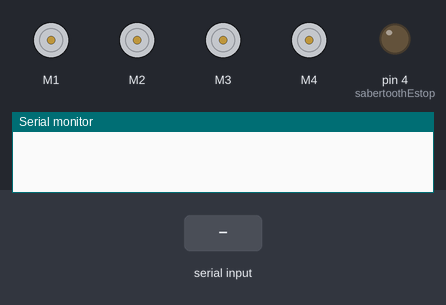
A sketch run on a simulated Arduino Uno, built with avr-gcc and run on an emulated ATmega328P. Parts: 4 × DC motor (green arrow = forward, orange = backward, longer = faster), output pins drawn as LEDs (lit = HIGH), the last lines printed to the serial monitor. The test bench sets the inputs (shaded band).

Above: at 7.2 s.
7.3 s: "90,45,200\n" received over Serial
At 7.43 s:
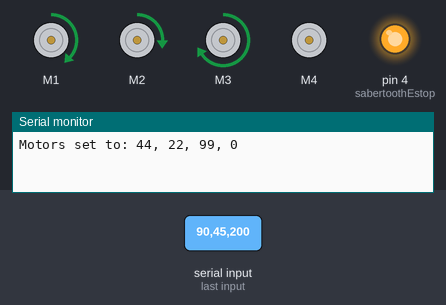
9.0 s: "30,150,10\n" received over Serial
At 9.14 s:
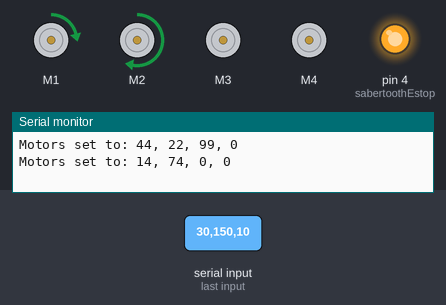
10.7 s: "90,45\n" received over Serial
At 10.84 s:
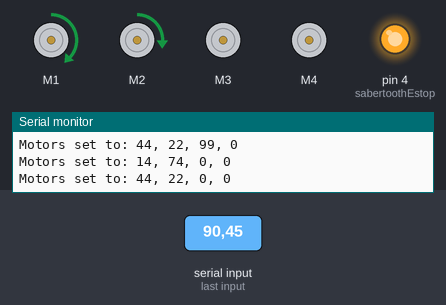
12.4 s: "5\n" received over Serial
At 12.53 s:
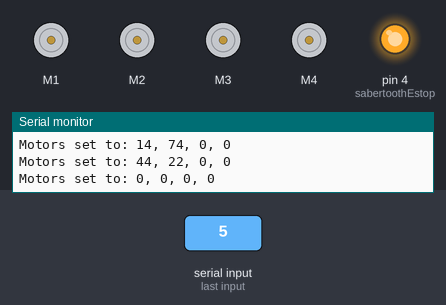
14.1 s: "90\n" received over Serial
At 14.22 s:
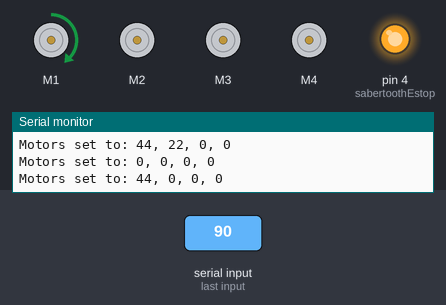
15.8 s: "200\n" received over Serial
At 15.93 s:
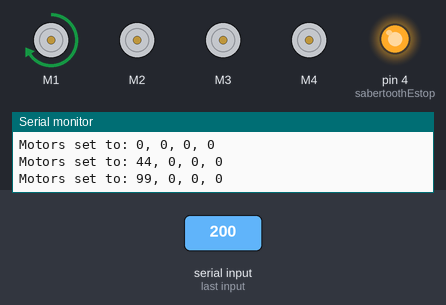
Timing chart, 0 to 18.5 s (numbered marks = the images above; inputs shaded):
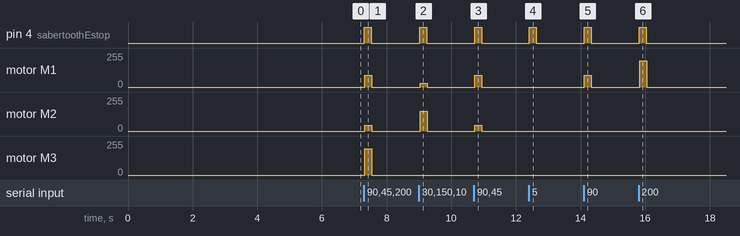

The sketch:

Mecannum.ino
```cpp
// Project: Mecannum Robot Control
//
// How to use:
// Send a line like 50 50 -50 -50 or 127,127,127,127 via the Serial Monitor.
// Each value sets the speed for one motor. Adjust the mapping if your wiring is different.
//
// This code uses a Sabertooth motor controller to control four motors.
// The first two motors are controlled by one Sabertooth (address 128) and the
// second two motors by another Sabertooth (address 129).

// Libraries for the motor controllers
#include <SoftwareSerial.h>
#include <Sabertooth.h>

// *********************
// Define hardware pins
// *********************
#define sabertoothEstop 4 // This is connected to S2 on the motor controllers.
                          // When this pin is pulled low the motors will stop.


// Declaration of the software serial UART and motor controller objects
SoftwareSerial SWSerial(NOT_A_PIN, 3); // RX on pin 2 (unused), TX on pin 3 (to S1).
Sabertooth frontSaber(128, SWSerial); // Address 128, front motors, 1 = right, 2 = left
Sabertooth rearSaber(129, SWSerial); // Address 130, rear motors, 1 = right, 2 = left


//******************************************************************************
// Sets up our serial com, hardware pins, SPI bus for ethernet shield and motor controller.
// RETURNS: Nothing
//******************************************************************************
void setup()
{
  delay(2000);           // Short delay to allow the motor controllers
                         // to power up before we attempt to send it commands.
                         // If you try to talk to them before the finish booting
                         // they can lock up and be unresponsive

  Serial.begin(9600);    // Serial for the debug output
  SWSerial.begin(9600);  // Serial for the motor controllers

  frontSaber.autobaud(); // Allows the motor controllers to detect the baud rate
  rearSaber.autobaud();  // we're using and adjust appropriately

  // Initialize GPIO inputs and outputs
  pinMode(sabertoothEstop, OUTPUT);

  stopAllMotors();		// Make sure all motors are stopped for safety
}


//******************************************************************************
// Sets the speed of all motor controllers to zero and sets all ESTOPs
// RETURNS: NONE
//******************************************************************************
void stopAllMotors()
{
  digitalWrite(sabertoothEstop, LOW);

  frontSaber.motor(1, 0);
  frontSaber.motor(2, 0);
  rearSaber.motor(1, 0);
  rearSaber.motor(2, 0);
}

//******************************************************************************
// This loop reads commands sent from the Jetson Nano via serial usb connection
//
//******************************************************************************
void loop() {
  static String inputString = "";
  static unsigned long lastCmdTime = 0;
  const unsigned long timeout = 200; // ms to wait before stopping motors

  // --- Handle incoming motor commands ---
  while (Serial.available()) {
    char inChar = (char)Serial.read();
    if (inChar == '\n' || inChar == '\r') {
      int m[4] = {0, 0, 0, 0};
      int count = 0;
      char *token;
      char buf[64];
      inputString.toCharArray(buf, sizeof(buf));
      token = strtok(buf, " ,");
      while (token != NULL && count < 4) {
        m[count++] = atoi(token);
        token = strtok(NULL, " ,");
      }

      // Map to Sabertooth range & Cleans up our output data
      for (int i = 0; i < 4; i++) {
        m[i] = map(m[i], -255, 255, -127, 127); // Map to Sabertooth range
        m[i] = boundAndDeadband(m[i]); // Apply deadband and bounds
      }

      // Raises the ESTOP lines before commanding the motors
      digitalWrite(sabertoothEstop, HIGH); // Enable motors
      // Write to motors: [M1, M2, M3, M4]
      // Example: frontSaber.motor(1, m[0]); // etc.
      frontSaber.motor(1, m[0]); // Front Right
      frontSaber.motor(2, m[1]); // Front Left
      rearSaber.motor(1, m[2]);  // Rear Right
      rearSaber.motor(2, m[3]);  // Rear Left
      Serial.print("Motors set to: ");
      Serial.print(m[0]); Serial.print(", ");
      Serial.print(m[1]); Serial.print(", ");
      Serial.print(m[2]); Serial.print(", ");
      Serial.println(m[3]);
      lastCmdTime = millis(); // Update last command time
      inputString = "";
    } else {
      inputString += inChar;
    }
  }

  // Stop motors if no command received recently
  if (millis() - lastCmdTime > timeout) {
    stopAllMotors();
  }
}

//******************************************************************************
// Cleans up our values for the motor controllers
// The motor controllers only accept a value range of -127 to 127. We also apply
// a deadband so the robot doesn't drift when idle
//
// RETURNS: Cleaned up value
//******************************************************************************
int boundAndDeadband (int inputValue)
{
  if (inputValue < -127)  { inputValue = -127; }
  if (inputValue > 127)   { inputValue = 127; }
  if ((inputValue < 5) && (inputValue > -5)) { inputValue = 0; }

  return inputValue;
}
```

Measured:
- after the input at 7.3 s, pin 4 (sabertoothEstop): LOW → HIGH at once, → LOW 0.22 s later; motor M1: stopped → forward 88/255 at once, → stopped 0.22 s later; motor M2: stopped → forward 44/255 at once, → stopped 0.22 s later; motor M3: stopped → forward 198/255 at once, → stopped 0.22 s later
- after the input at 9.0 s, pin 4 (sabertoothEstop): LOW → HIGH at once, → LOW 0.22 s later; motor M1: stopped → forward 28/255 at once, → stopped 0.22 s later; motor M2: stopped → forward 148/255 at once, → stopped 0.22 s later
- after the input at 10.7 s, pin 4 (sabertoothEstop): LOW → HIGH at once, → LOW 0.22 s later; motor M1: stopped → forward 88/255 at once, → stopped 0.22 s later; motor M2: stopped → forward 44/255 at once, → stopped 0.22 s later
- after the input at 12.4 s, pin 4 (sabertoothEstop): LOW → HIGH at once, → LOW 0.22 s later
- after the input at 14.1 s, pin 4 (sabertoothEstop): LOW → HIGH at once, → LOW 0.22 s later; motor M1: stopped → forward 88/255 at once, → stopped 0.22 s later
- after the input at 15.8 s, pin 4 (sabertoothEstop): LOW → HIGH at once, → LOW 0.22 s later; motor M1: stopped → forward 198/255 at once, → stopped 0.22 s later
